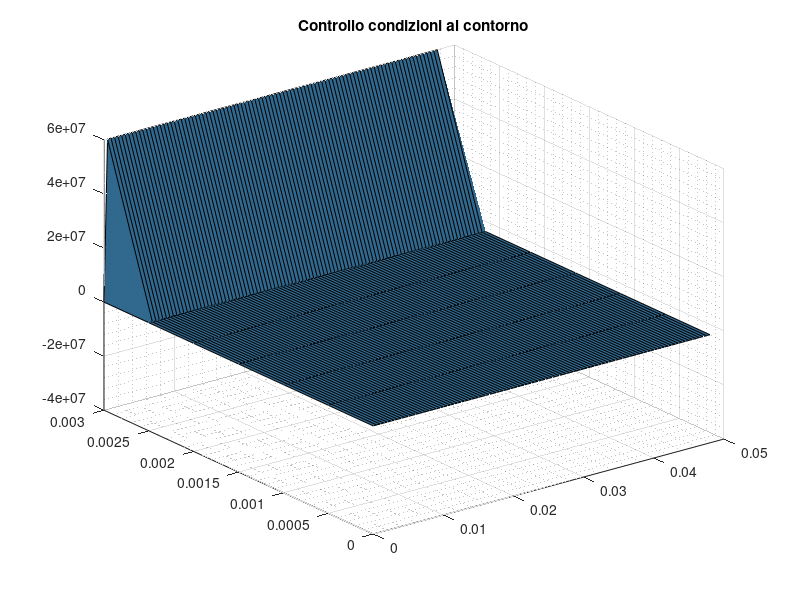
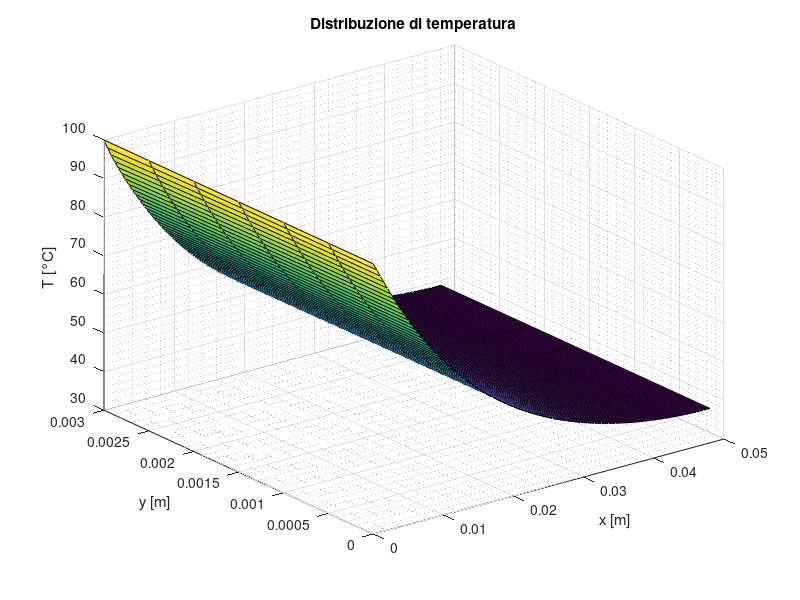
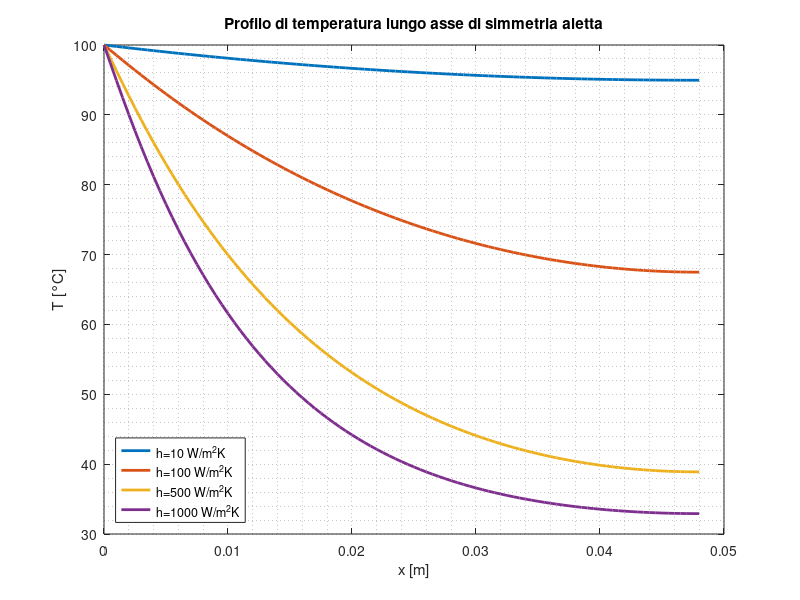

These charts were generated, in order, by the following MATLAB code:
%% LaCoSTe 2020/2021 
%% Lab 9 Ex 6 - Soluzioni

clear all
close all
clc

cond=50;
w=6e-3;
L=48e-3;

h=[10,100,500,1000];
Ta=30;
Tb=100;

dx=5e-4;
dy=dx;

xvec=(0:dx:L)';
yvec=(0:dy:w/2)';
[xmat,ymat]=meshgrid(xvec,yvec);

nx=length(xvec);
ny=length(yvec);

ntot=nx*ny;
A=sparse([],[],[],ntot,ntot);
rhs=zeros(ntot,1);

%% Matrice dei coefficienti
for icenter=2:nx-1
   for jcenter=2:ny-1
    kcenter=(jcenter-1)*nx+icenter;
    knorth=kcenter+nx;
    ksouth=kcenter-nx;
    keast=kcenter+1;
    kwest=kcenter-1;

    A(kcenter,kcenter)=2*cond*(1/dx^2+1/dy^2);
    A(kcenter,knorth)=-cond/dy^2;
    A(kcenter,ksouth)=-cond/dy^2;
    A(kcenter,keast)=-cond/dx^2;
    A(kcenter,kwest)=-cond/dx^2;
   end
end

%% Condizioni al contorno
% Dirichlet
icenter=1;
for jcenter=1:ny
    kcenter=(jcenter-1)*nx+icenter;
    A(kcenter,kcenter)=1.0;
    rhs(kcenter)=Tb;
end
% Neumann adiabatico
jcenter=1;
for icenter=2:nx-1
    kcenter=(jcenter-1)*nx+icenter;
    knorth=kcenter+nx;
    kwest=kcenter-1;
    keast=kcenter+1;
    A(kcenter,kcenter)=2*cond/dy^2+2*cond/dx^2;
    A(kcenter,knorth)=-2*cond/dy^2;
    A(kcenter,kwest)=-cond/dx^2;
    A(kcenter,keast)=-cond/dx^2;
    rhs(kcenter)=0;
end
% Neumann adiabatico
icenter=nx;
for jcenter=2:ny-1
    kcenter=(jcenter-1)*nx+icenter;
    knorth=kcenter+nx;
    kwest=kcenter-1;
    ksouth=kcenter-nx;
    A(kcenter,kcenter)=2*cond/dy^2+2*cond/dx^2;
    A(kcenter,knorth)=-cond/dy^2;
    A(kcenter,kwest)=-2*cond/dx^2;
    A(kcenter,ksouth)=-cond/dy^2;
    rhs(kcenter)=0;
end

kcenter=nx;
knorth=kcenter+nx;
kwest=kcenter-1;
A(kcenter,kcenter)=cond/dy^2+cond/dx^2;
A(kcenter,knorth)=-cond/dy^2;
A(kcenter,kwest)=-cond/dx^2;
rhs(kcenter)=0;

for i=1:length(h)
    % Robin
    jcenter=ny;
    for icenter=2:nx-1
        kcenter=(jcenter-1)*nx+icenter;
        ksouth=kcenter-nx;
        kwest=kcenter-1;
        keast=kcenter+1;
        A(kcenter,kcenter)=2*(cond/dy^2+cond/dx^2+h(i)/dy);
        A(kcenter,keast)=-cond/dx^2;
        A(kcenter,kwest)=-cond/dx^2;
        A(kcenter,ksouth)=-2*cond/dy^2;
        rhs(kcenter)=2*h(i)*Ta/dy;
    end

    kcenter=nx*ny;
    ksouth=kcenter-nx;
    kwest=kcenter-1;
    A(kcenter,kcenter)=-(cond/dy^2+cond/dx^2+h(i)/dx);
    A(kcenter,ksouth)=cond/dy^2;
    A(kcenter,kwest)=cond/dx^2;
    rhs(kcenter)=-h(i)/dx*Ta;
    
    if h(i)==500 %Controllo le condizioni al contorno (per h=500W/m2K)
        figure(1)
        rrr=reshape(rhs,nx,ny);
        surf(xmat,ymat,rrr')
        grid minor
        title('Controllo condizioni al contorno')
    end
    
    T=A\rhs;
    figure(3)
    grid minor
    plot(xvec,T(1:nx),'Linewidth',2)
    hold on
    xlabel('x [m]')
    ylabel('T [°C]')

    if h(i)==500 %Plotto la distribuzione di temperatura (per h=500W/m2K)
        figure(2)
        T_reshape=reshape(T,nx,ny);
        surf(xmat,ymat,T_reshape')
        hold on
        grid minor
        title('Distribuzione di temperatura')
        xlabel('x [m]')
        ylabel('y [m]')
        zlabel('T [°C]')
        
        %Calcolo il calore dissipato per convezione, considerando anche la
        %seconda faccia dell'aletta.
        q=2*trapz(xvec,h(i)*(T_reshape(:,end)-Ta)); %[W/m]
    end
end

figure(3)
title('Profilo di temperatura lungo asse di simmetria aletta')
legend('h=10 W/m^2K','h=100 W/m^2K','h=500 W/m^2K','h=1000 W/m^2K','Location','Southwest')
